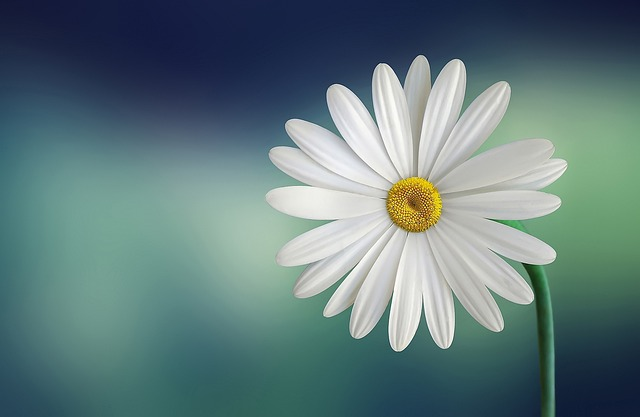
#> input picture 02_Scipy/img/flower_01.jpeg, 640 x 417 px
$ python main.py   (older library calls are emulated)
#> lines starting #> are read from the running program, lines starting #| are printed output that depends on the picture; long printed decimals are rounded
# You can use imread from scipy to read images

# from scipy import misc
# img = misc.imread("img/flower_01.jpeg")
# print(type(img))   #numpy array

# gives a message about scipy.misc is depreciated
# let's use skimage which also gives a numpy array.

from skimage import io, img_as_ubyte
import matplotlib.pyplot as plt
import numpy as np
from scipy import ndimage

img = io.imread("img/flower_01.jpeg")
#> img is the input picture: shape (417, 640, 3); mean R, G, B 97.3, 122.4, 123.8
# numpy array
print(type(img))
#| <class 'numpy.ndarray'>


# img_as_ubyte converts image to 8 bit unsigned int
img = img_as_ubyte(io.imread("img/flower_01.jpeg", as_gray=True))
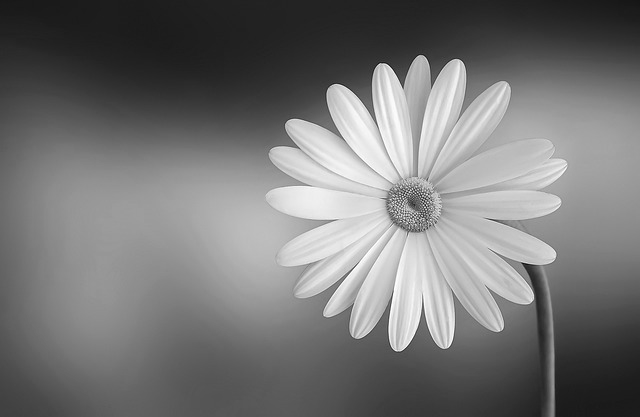
#> img: shape (417, 640); min 15, max 255, mean 117.2
print(type(img))
#| <class 'numpy.ndarray'>
print(img.shape, img.dtype)
#| (417, 640) uint8
# plt.imshow(img)
# plt.savefig("img/Gray_Image.jpg")
# individual pixel values : reports pixel value at 0,0
print("Pixel values at [0,0] :", img[0, 0])
#| Pixel values at [0,0] : 24

# pixel values from a slice
print("Pixel values from a slice : \n", img[10:15, 20:25])
#| Pixel values from a slice :
#|  [[26 26 26 26 27]
#|  [27 27 27 27 27]
#|  [27 27 27 27 27]
#|  [27 27 27 27 28]
#|  [27 27 27 27 28]]
mean_grey = img.mean()
#> mean_grey = 117.2
max_value = img.max()
#> max_value = 255
min_value = img.min()
#> min_value = 15
print("Mean, Min and Max values : ", mean_grey, min_value, max_value)
#| Mean, Min and Max values :  117.160 15 255
# plt.imshow(img)

# Geometric Transformation : flipped

flipped_img_LR = np.fliplr(img)
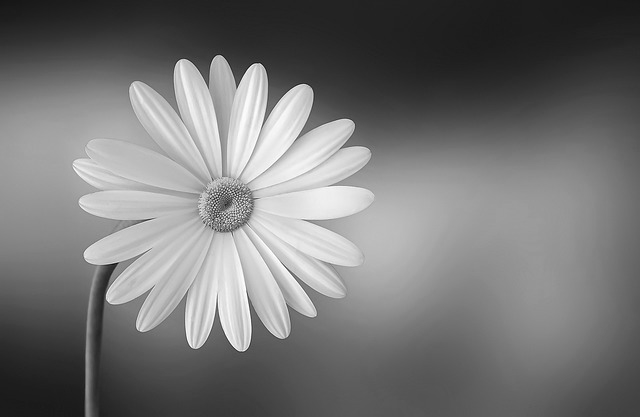
#> flipped_img_LR: shape (417, 640); min 15, max 255, mean 117.2
flipped_img_UD = np.flipud(img)
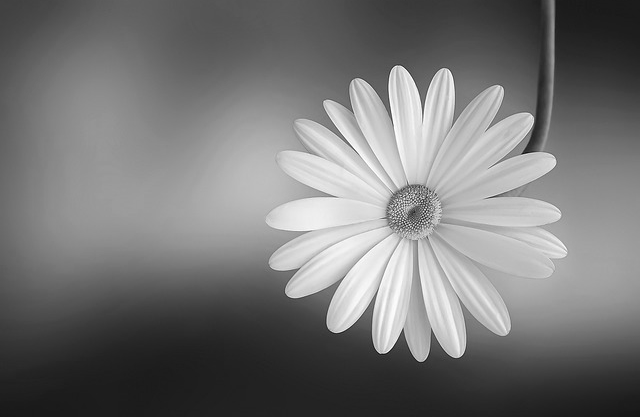
#> flipped_img_UD: shape (417, 640); min 15, max 255, mean 117.2
plt.subplot(2, 1, 1)
plt.imshow(img, cmap="Greys")
plt.subplot(2, 2, 3)
plt.imshow(flipped_img_LR, cmap="Blues")
plt.subplot(2, 2, 4)
plt.imshow(flipped_img_UD, cmap="hsv")
plt.savefig("img/Flipped_Img_plots.jpg")
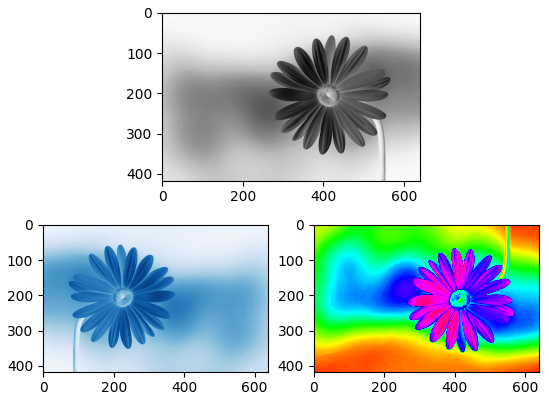
#> figure drawn by matplotlib, 3 panels

# Rotation
rotated_img = ndimage.rotate(img, 45)
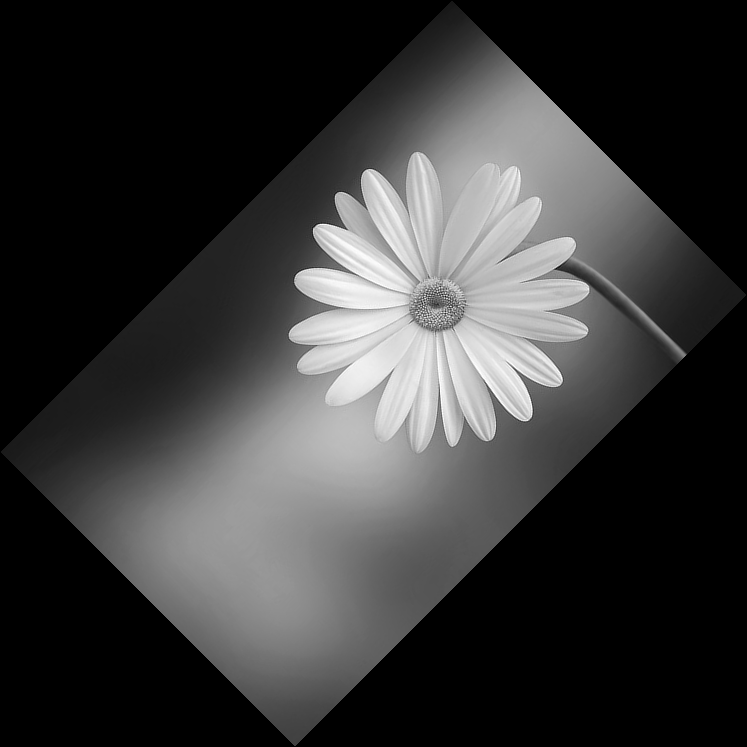
#> rotated_img: shape (747, 747); min 0, max 255, mean 55.9
plt.subplot(2, 2, 1)
plt.imshow(rotated_img)
rotated_img_noreshape = ndimage.rotate(img, 45, reshape=False)
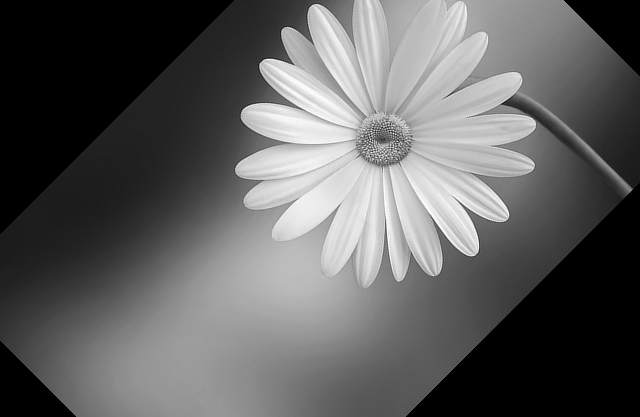
#> rotated_img_noreshape: shape (417, 640); min 0, max 255, mean 95.3
plt.subplot(2, 2, 2)
plt.imshow(rotated_img_noreshape)

# Filtering
# Local filters: replace the value of pixels by a function of the values of neighboring pixels.
uniform_filtered_img = ndimage.uniform_filter(img, size=9)
# plt.imshow(uniform_filtered_img)

# Gaussian filter: from scipy.ndimage
# Gaussian filter smooths noise but also edges

blurred_img = ndimage.gaussian_filter(img, sigma=3)  # also try 5, 7
# plt.imshow(blurred_img)

# Median filter is better than gaussian. A non-local means is even better
median_img = ndimage.median_filter(img, 3)
# plt.imshow(median_img)

# Edge detection
sobel_img = ndimage.sobel(img, axis=0)  # Axis along which to calculate sobel
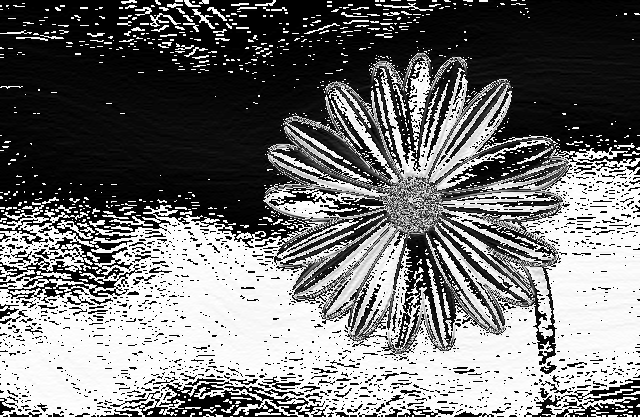
#> sobel_img: shape (417, 640); min 0, max 255, mean 115.4
# plt.imshow(sobel_img)

plt.show()

$ run again, with 02_Scipy/img/astronaut.png saved as 02_Scipy/img/flower_01.jpeg
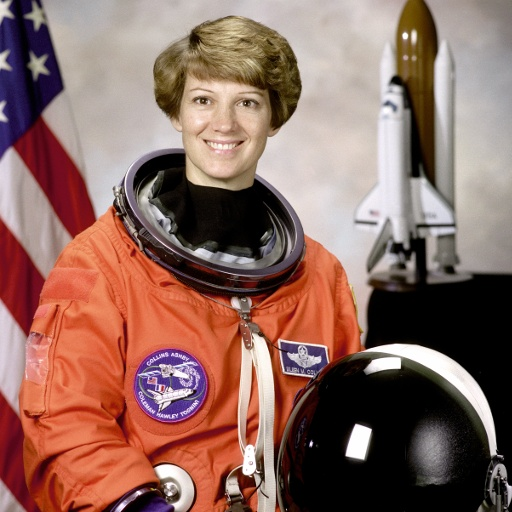
#> input picture 02_Scipy/img/astronaut.png, 512 x 512 px
#> img is the input picture: shape (512, 512, 3); mean R, G, B 141.5, 105.8, 96.5
#| <class 'numpy.ndarray'>
#> `img = img_as_ubyte(io.imread("img/flower_01.jpeg", as_gray=True))`:
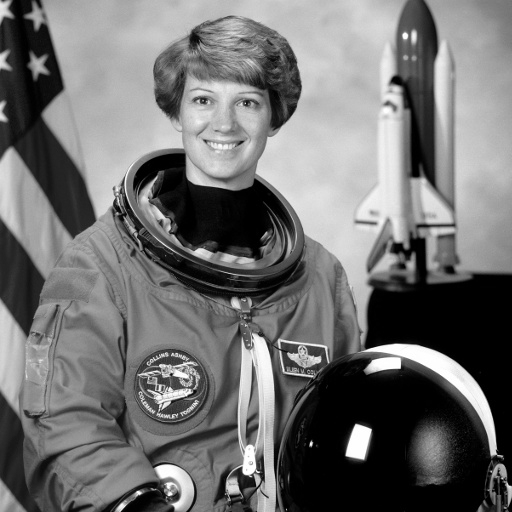
#> img: shape (512, 512); min 0, max 255, mean 112.7
#| <class 'numpy.ndarray'>
#| (512, 512) uint8
#| Pixel values at [0,0] : 149
#| Pixel values from a slice :
#|  [[ 2  6  8 10 16]
#|  [ 1  4  7 10 20]
#|  [ 1  4  7 14 15]
#|  [ 3  4  4 13 20]
#|  [ 5  3  4 20 45]]
#> mean_grey = 112.7
#> max_value = 255
#> min_value = 0
#| Mean, Min and Max values :  112.707 0 255
#> `sobel_img = ndimage.sobel(img, axis=0)`:
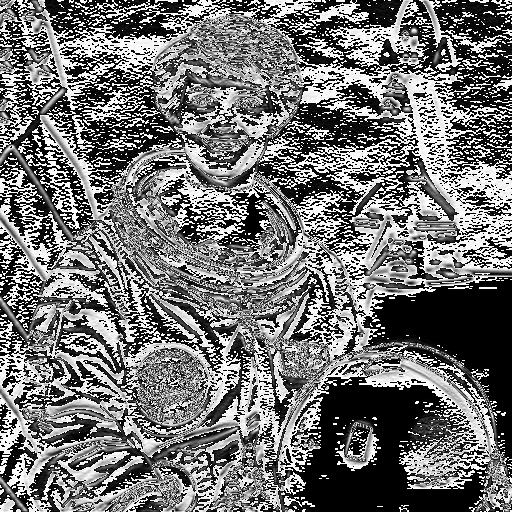
#> sobel_img: shape (512, 512); min 0, max 255, mean 115
